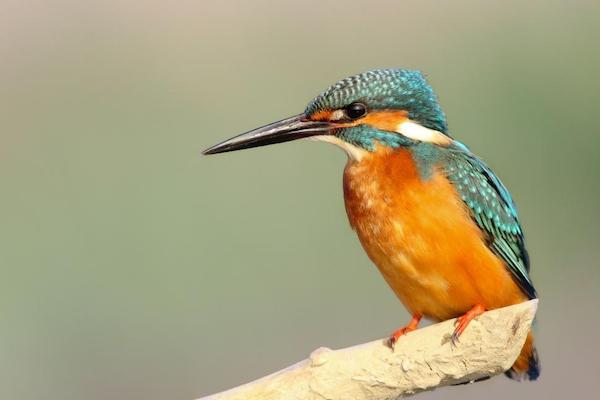
#> input picture data/images/kingfisher.jpg, 600 x 400 px
$ jupyter execute --allow-errors SW06-image-processing-basics-EX.ipynb   (shell and % lines are left out)
#> lines starting #> are read from the running program, lines starting #| are printed output that depends on the picture
# **Digital image processing – Basics**

<div style="color:#777777;margin-top: -15px;">
<b>Author</b>: Norman Juchler |
<b>Course</b>: ADLS ISP |
<b>Version</b>: v1.2 <br><br>
<!-- Date: 30.03.2025 -->
<!-- Comments: Entirely refactored -->
</div>

In this notebook, we will learn how to handle images in Python using the OpenCV and PIL packages.
We will also learn how to read, create and modify images using these libraries.

---

## **Preparations**

Let's begin with the usual preparatory steps...

[cell 1]
import numpy as np
import matplotlib.pyplot as plt
import cv2 as cv
import PIL

# Jupyter / IPython configuration:
# Automatically reload modules when modified

# Enable vectorized output (for nicer plots)

# Inline backend configuration

# Enable this line if you want to use the interactive widgets
# It requires the ipympl package to be installed.
#%matplotlib widget

import sys
sys.path.insert(0, "../")
import isp

---

<a id='exercise1'></a>

## **&#9734;  Exercise 1 – Image representation**
We have already learned that a digital grayscale image can be represented as a 2D array of pixel intensity values. In this exercise, we will learn how to load an image and access its pixel values using the OpenCV library. OpenCV is a powerful toolkit for image processing and computer vision, particularly well-suited for real-time applications. It is written in C++ but provides convenient Python bindings.

A grayscale image is stored as a 2D array with dimensions corresponding to its height ($h$) and width ($w$), resulting in $h \times w$ intensity values. In contrast, a color image (e.g., RGB) is typically represented as a 3D array, where each pixel has three values – one for each color channel – resulting in $3 \times h \times w$ values. In Python, the most suitable data structure for this kind of data is a NumPy array.

In fact, most image processing libraries in Python either natively use NumPy arrays to represent images or provide easy ways to convert to and from NumPy arrays. This compatibility makes it convenient to combine different libraries within the same workflow.

To display an image, we can use the [`imshow()`](https://matplotlib.org/stable/api/_as_gen/matplotlib.pyplot.imshow.html) function from matplotlib.

### **Instructions:**

* Load the image "../data/images/kingfisher-gray.jpg" using the function `cv.imread()`. See [this example](https://docs.opencv.org/4.x/db/deb/tutorial_display_image.html) for reference.
* Inspect the returned array: What is its shape? What is its data type?
* Display the image using [`plt.imshow()`](https://matplotlib.org/stable/api/_as_gen/matplotlib.pyplot.imshow.html). Hint: Set the argument `cmap="gray"` for proper grayscale visualization.
* Retrieve the pixel value at position (100, 100).
* Select a region of interest (ROI) starting at pixel (75, 200) with a width of 200 and height of 100 pixels.

#> (a cell that did not finish here is left out)

---

<a id='exercise1'></a>

## **&#9734;  Exercise 2 – Digitization of images**

Just like time-based signals, digital images are represented as arrays of numbers. The digitization (or discretization) process involves two key steps:

1. **Sampling**: The continuous image is sampled at regular spatial intervals to create a grid of pixels.
2. **Quantization**: The continuous range of pixel intensities is mapped to a finite set of discrete levels.

The result is a 2D array where each value corresponds to the intensity (or color) of a pixel.

### **Instructions:**

* **Theory**: Compare sampling in time vs. space
  * Explain the key differences between sampling continuous-time signals (e.g., audio) and spatial sampling in images.
  * Consider aspects such as dimensionality, interpretation of sample points, and typical challenges in each domain.
* **Quantization**: Reducing image depth
  * What happens when you reduce the number of bits used to represent each pixel?
  * Use the image from the previous exercise.
  * Study the function quantize(image, nbits) and make sure you understand how it works.
    Note: NumPy does not natively support arbitrary n-bit data types (e.g., 4-bit, 5-bit, etc.), so we simulate quantization using 8-bit arrays by rounding values appropriately.
  * Use the quantize() function to create lower bit-depth versions of the image and observe the visual impact.
* **Spatial sampling**: Reducing resolution
  * What happens when you reduce the number of pixels?
  * Subsample the image progressively by a factor of 2 using slicing, e.g., `gray[::2, ::2]`.
  * Reflect: Aside from lower resolution, what other effects do you expect with this type of downsampling?

[cell 3]
def quantize(image, nbits):
    """
    Method 1:
    Quantize an image to a lower bit depth. The image must be in uint8 format,
    and the number of bits must be between 1 and 8 (inclusive).
    Works for grayscale and multi-channel (e.g., RGB) images.
    """
    assert image.dtype == np.uint8, "Image must be of type uint8"
    assert 1 <= nbits <= 8, "Number of bits must be between 1 and 8"

    # Define bin edges to divide the 256 intensity levels
    # Example bins:
    #     nbits=8 -> [0, 1, 2, ..., 256]
    #     nbits=2 -> [0, 64, 128, 192, 256]
    #     nbits=1 -> [0, 128, 256]
    bins = np.arange(0, 256+1, 256 // 2**nbits)

    # Digitize returns the index of the bin each pixel belongs to.
    # Note that the bin indices are 1-based, as the zero bin is defined
    # as (-infinity, bins[0]), which is not relevant for our case (we do not
    # have negative pixel values in uint8 images):
    #      bin 0: (-infinity, bins[0])
    #      bin 1: [bins[0], bins[1])
    #      bin 2: [bins[1], bins[2])
    #      ...
    # Hence, we can subtract 1 to start indexing from 0.
    result = np.digitize(image, bins) - 1

    # Scale bin indices back to intensity range (still stored as uint8)
    result *= (256 // 2**nbits)
    return result.astype(np.uint8)


def quantize(image, nbits):
    """
    Method 2:
    Quantize an image using bitwise operations for better performance.
    Equivalent to Method 1, but faster.
    """
    assert image.dtype == np.uint8, "Image must be of type uint8"
    assert 1 <= nbits <= 8, "Number of bits must be between 1 and 8"
    return ((image >> (8 - nbits)) << (8 - nbits)).astype(np.uint8)

[cell 4]
######################
###    EXERCISE    ###
######################

# Differences between temporal and spatial sampling?
# ...

# Quantization: Reduce image bit depth
nbits = [8, 6, 4, 3, 2, 1]
#> nbits = [8, 6, 4, 3, 2, 1]
fig, axes = plt.subplots(2, len(nbits) // 2, figsize=(9, 5))
for i, nbit in enumerate(nbits):
    gray_quantized = ...
    ...
#> this loop made 6 passes
#> nbit on passes 1 to 6: 8, 6, 4, 3, 2, 1

# Spatial subsampling: Reduce resolution
fig, axes = plt.subplots(2, len(nbits) // 2, figsize=(9, 5))
#> (the rest of this cell did not finish here and is left out)

---

<a id='exercise3'></a>

## **&#9734;  Exercise 3 – Color representation**

Gray is dull! Let’s add some color in this next exercise! We again load the same image as before, but this time in color. Let's give it a try!

[cell 5]
# Load the color image
color = cv.imread("../data/images/kingfisher.jpg")
#> color is the input picture: shape (400, 600, 3); mean B, G, R 125.8, 161.1, 167.2

# We use here a convenience function to display the image.
# It embeds the image directly in the notebook.
isp.display_image(color)
#> (this line was passed over: isp is not available in this run)

# Print image dimensions: height, width, and number of color channels
print("Image shape (height, width, channels):", color.shape)
#| Image shape (height, width, channels): (400, 600, 3)

The image is indeed a color image – it's now represented using three channels. But the colors in the image look strange. This is because OpenCV loads images in **BGR format**, while Matplotlib expects **RGB format**. To correct this, you can simply reorder the channels:

[cell 6]
color_bgr = color.copy()
color_rgb = color_bgr[..., ::-1]
isp.display_image(color_rgb)
#> (this line was passed over: isp is not available in this run)

### **Instructions**:
* Examine the image's shape and depth.
* Print the pixel value at position (100, 100).
* Crop the image to the region [125:300, 300:600] and display the result.
* Convert the image to an 8-bit grayscale image using at least two different methods (hint: refer to the lecture slides).
* Use OpenCV’s built-in function [`cv.cvtColor(image, cv.COLOR_RGB2GRAY)`](https://docs.opencv.org/3.4/d8/d01/group__imgproc__color__conversions.html) for grayscale conversion.
* Optional: Apply the `quantize()` function from the previous exercise to quantize color images.

[cell 7]
######################
###    EXERCISE    ###
######################

print("Image shape (height, width, channels):", ...)
print("Data type:                            ", ...)
print("Pixel value at [100, 100]:            ", ...)
print()

# Crop the image
color_cropped = ...
isp.display_image(color_cropped, scale=2.0)
#> (this line was passed over: isp is not available in this run)

# Convert to grayscale:
gray_method1 = ...
gray_method2 = ...
gray_opencv = ...
isp.show_image_grid((color_rgb, gray_method1, gray_method2, gray_opencv),
                    titles=("Original", "Method 1", "Method 2", "OpenCV"))
#> (this line was passed over: isp is not available in this run)

# Convert to n-bit image
nbits = [8, 6, 4, 3, 2, 1]
fig, axes = plt.subplots(2, len(nbits)//2, figsize=(12, 6))
#> (the rest of this cell did not finish here and is left out)

### **Digression: Pillow, color bands an dithering**

[Pillow (PIL)](https://pillow.readthedocs.io/en/stable/) is a powerful and user-friendly alternative to OpenCV for image processing. It offers a simpler API and includes several advanced features. In this course, we will use Pillow here and there for tasks that are more easily or effectively handled with its tools.

One such feature is its built-in color quantization method: [`PIL.Image.quantize()`](https://pillow.readthedocs.io/en/stable/reference/Image.html#PIL.Image.Image.quantize). It allows us to easily reduce the number of colors in an image, and optionally apply dithering to improve visual quality.

**Dithering** is a technique that reduces visible quantization artifacts (such as color banding) by intentionally adding structured noise to the image. This noise is often correlated with the quantization error, which helps spread the error more evenly across the image. The result is a smoother, more natural-looking image.

Below, we compare quantized images with and without dithering. Notice the visible color bands in the non-dithered version. The dithered image appears more natural, not only due to the dithering itself, but also because Pillow uses a more sophisticated quantization algorithm (e.g. k-means clustering), as opposed to the simple binning method we used earlier.

[cell 8]
# Convert the image (represented as NumPy array) to a Pillow image. Easy!
color_pil = PIL.Image.fromarray(color_rgb)

#############################
# Quantize WITHOUT dithering
#############################
ncolors = [256, 128, 64, 32, 16, 8]
images = []
for i, ncols in enumerate(ncolors):
    img = color_pil.quantize(colors=ncols,
                             method=PIL.Image.Quantize.MAXCOVERAGE,
                             kmeans=1, )
    images.append(img.convert("RGB"))
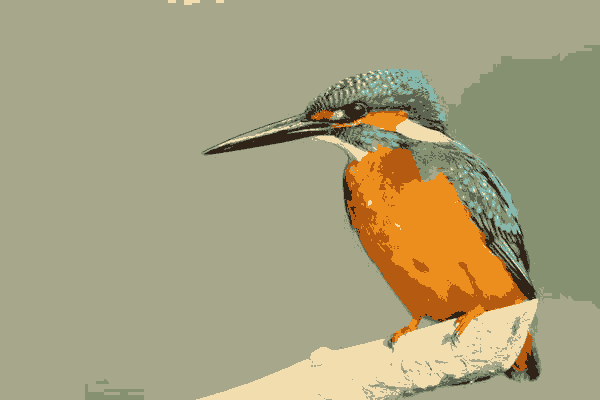
#> img: PIL image 600x400 P; mean R, G, B 167.2, 161.1, 125.7
#> after the loop, images = 6 items

# Display results. Use a convenience function to show the images in a grid.
isp.show_image_grid(images, titles=[f"{nc} colors" for nc in ncolors],
                    figsize=(9, 6), ncols=3,
                    header="Quantize WITHOUT dithering")
#> (this line was passed over: isp is not available in this run)


#############################
# Quantize WITH dithering
#############################

# Dithering only works with paletted images, where each pixel holds an
# index into a limited color palette. Pillow can generate a palette
# adaptively or use the fixed "web-safe" palette of 256 colors.
ncolors = [256, 128, 64, 32, 16, 8]
images = []
for i, ncols in enumerate(ncolors):
    # Convert to a paletted image.
    img = color_pil.convert("P", dither=None, palette=PIL.Image.Palette.ADAPTIVE)
    #img = color_pil.convert("P", dither=None, palette=PIL.Image.Palette.WEB)

    # Apply quantization with Floyd–Steinberg dithering
    img = img.quantize(colors=ncols,
                       method=PIL.Image.Quantize.MAXCOVERAGE,
                       kmeans=1,
                       dither=PIL.Image.Dither.FLOYDSTEINBERG)
    images.append(img.convert("RGB"))
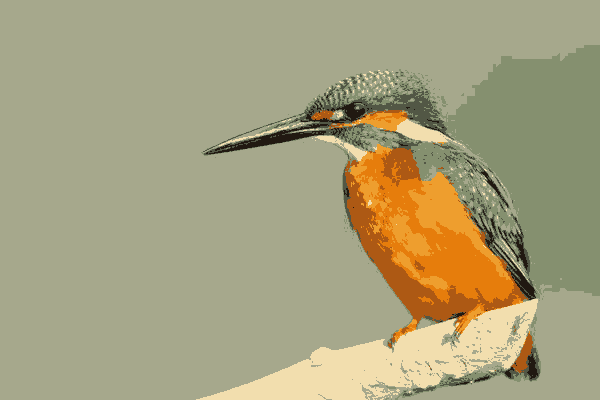
#> img: PIL image 600x400 P; mean R, G, B 167, 161.2, 125.9

isp.show_image_grid(images, titles=[f"{nc} colors" for nc in ncolors],
                    figsize = (9, 6),
                    header="Quantize WITH dithering")
#> (this line was passed over: isp is not available in this run)

## **&#9734;&#9734; More on color spaces**

**Comment 1**: Some color spaces are more perceptually uniform than RGB. For example, the [CIE Lab](https://en.wikipedia.org/wiki/CIELAB_color_space) color space is specifically designed so that small changes in its values correspond to similarly small changes in perceived color. In contrast, in the RGB space, Euclidean distances between colors do not reliably reflect how different those colors appear to the human eye. Nevertheless, for display purposes, we often need to convert images back to RGB.

**Comment 2**: Several color spaces separate intensity (or *luma*) from color (or *chroma*) information. This distinction is useful because the human visual system is much more sensitive to variations in brightness than to changes in color. Examples of such color spaces include [Y'UV](https://en.wikipedia.org/wiki/Y%E2%80%B2UV), [YCbCr](https://en.wikipedia.org/wiki/YCbCr), [HSL (or HSV)](https://en.wikipedia.org/wiki/HSL_and_HSV), and [CIE Lab](https://en.wikipedia.org/wiki/CIELAB_color_space). In many image processing applications, it is therefore common to quantize the intensity channel with more bits than the chroma channels.

In the following, we will construct a color wheel using one of these color spaces, ensuring that all colors have a uniform intensity level (uniform *luma* L). Since the image will eventually be displayed in RGB, we will convert the color wheel back to the RGB space for visualization.

Now, what should we expect if we convert this RGB color wheel to a grayscale image? Since the intensity (L) values were uniform in the Lab space, the grayscale version should appear relatively uniform as well. Let's check if that holds true. Any slight variations in gray levels may be due to inaccuracies or approximations in the color conversion functions between Lab and RGB.

For information on color space conversions, see [here](https://docs.opencv.org/4.x/de/d25/imgproc_color_conversions.html).

[cell 9]
# [28 lines of commented-out code are left out]

def create_color_wheel(size=1000, rel_width=0.15, intensity=128):
    """
    This version is much faster than the previous one.
    """
    L = intensity
    width = rel_width*size
    J, I = np.meshgrid(np.arange(size), np.arange(size))
    X = I - size // 2
    Y = J - size // 2
    angle = np.arctan2(Y, X)
    radius = np.sqrt(X**2 + Y**2)
    L = np.ones_like(X, dtype=np.uint8) * L
    a = ((np.cos(angle)+1) * 128 - 0.5).astype(np.uint8)
    b = ((np.sin(angle)+1) * 128 - 0.5).astype(np.uint8)
    img = np.stack((L, a, b), axis=-1)
    mask = (radius > size//2-width) & (radius < size//2)
    # Black in LAB space
    img[~mask] = [0, 128, 128]
    return img


# Create the color wheel. The first channel is the luminance, the other two
# channels define the chrominance.
target_intensity = 128
img_lxx = create_color_wheel(size=1000, rel_width=0.15,
                             intensity=target_intensity)

# Convert to RGB (for display)
# All of the following color spaces have in the first channel the luminance
# and in the other two channels the chrominance. We can construct the
# color wheel in the same way for all of them.
#   YCrCb, Yuv, Luv, Lab

images = []
titles = []

print("Target: Intensity:", target_intensity)

img_rgb = cv.cvtColor(img_lxx, cv.COLOR_YUV2RGB)
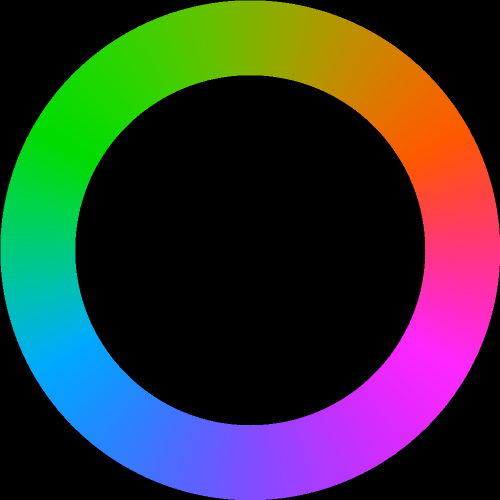
#> img_rgb: shape (1000, 1000, 3) (shown at 1/2 size); mean R, G, B 50.9, 51.6, 50.9
img_gray = cv.cvtColor(img_rgb, cv.COLOR_RGB2GRAY)
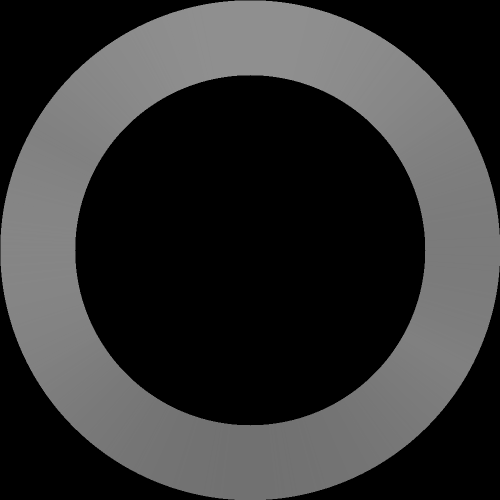
#> img_gray: shape (1000, 1000) (shown at 1/2 size); min 0, max 143, mean 51.3
images.append(img_rgb)
images.append(img_gray)
titles.append("YUV color circle")
titles.append("YUV intensity")
print("YUV:    Gray level range", img_gray[img_gray>0].min(), img_gray.max())
#| YUV:    Gray level range 113 143

img_rgb = cv.cvtColor(img_lxx, cv.COLOR_YCrCb2RGB)
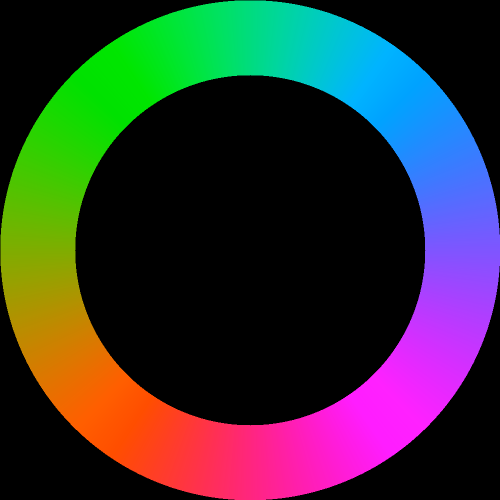
#> img_rgb: shape (1000, 1000, 3) (shown at 1/2 size); mean R, G, B 50.9, 51.7, 50.9
img_gray = cv.cvtColor(img_rgb, cv.COLOR_RGB2GRAY)
images.append(img_rgb)
images.append(img_gray)
titles.append("YCrCb color circle")
titles.append("YCrCb intensity")
print("YCrCb:  Gray level range", img_gray[img_gray>0].min(), img_gray.max())
#| YCrCb:  Gray level range 112 144

img_rgb = cv.cvtColor(img_lxx, cv.COLOR_LUV2RGB)
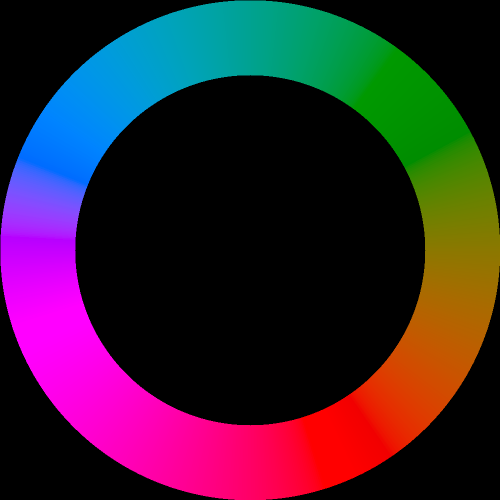
#> img_rgb: shape (1000, 1000, 3) (shown at 1/2 size); mean R, G, B 52.8, 32.6, 47.8
img_gray = cv.cvtColor(img_rgb, cv.COLOR_RGB2GRAY)
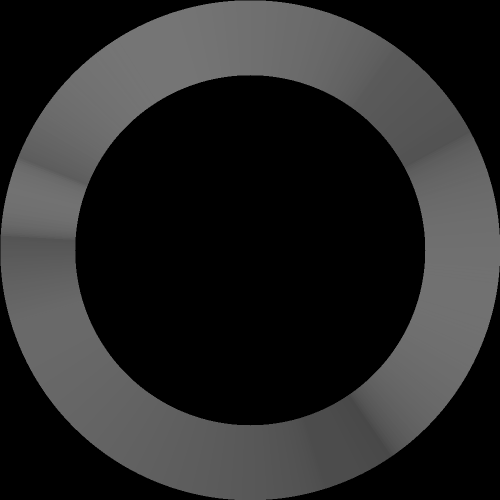
#> img_gray: shape (1000, 1000) (shown at 1/2 size); min 0, max 117, mean 40.4
images.append(img_rgb)
images.append(img_gray)
titles.append("LUV color circle")
titles.append("LUV intensity")
print("LUV:    Gray level range", img_gray[img_gray>0].min(), img_gray.max())
#| LUV:    Gray level range 72 117

img_rgb = cv.cvtColor(img_lxx, cv.COLOR_LAB2RGB)
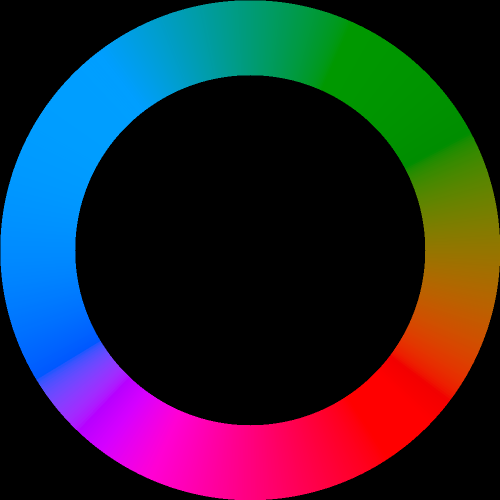
#> img_rgb: shape (1000, 1000, 3) (shown at 1/2 size); mean R, G, B 39.8, 38.3, 50.1
img_gray = cv.cvtColor(img_rgb, cv.COLOR_RGB2GRAY)
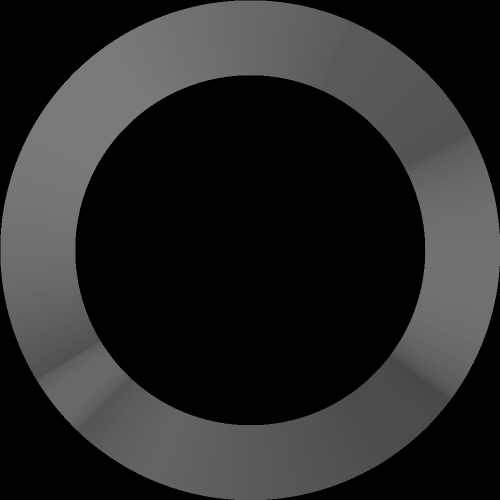
#> img_gray: shape (1000, 1000) (shown at 1/2 size); min 0, max 122, mean 40.1
images.append(img_rgb)
images.append(img_gray)
titles.append("LAB color circle")
titles.append("LAB intensity")
print("LAB:    Gray level range", img_gray[img_gray>0].min(), img_gray.max())
#| LAB:    Gray level range 72 122

isp.show_image_grid(images, titles=titles,
                    figsize=(6, 12), ncols=2,
                    suppress_info=True,
                    header="Color wheel in different color spaces")
#> (this line was passed over: isp is not available in this run)
